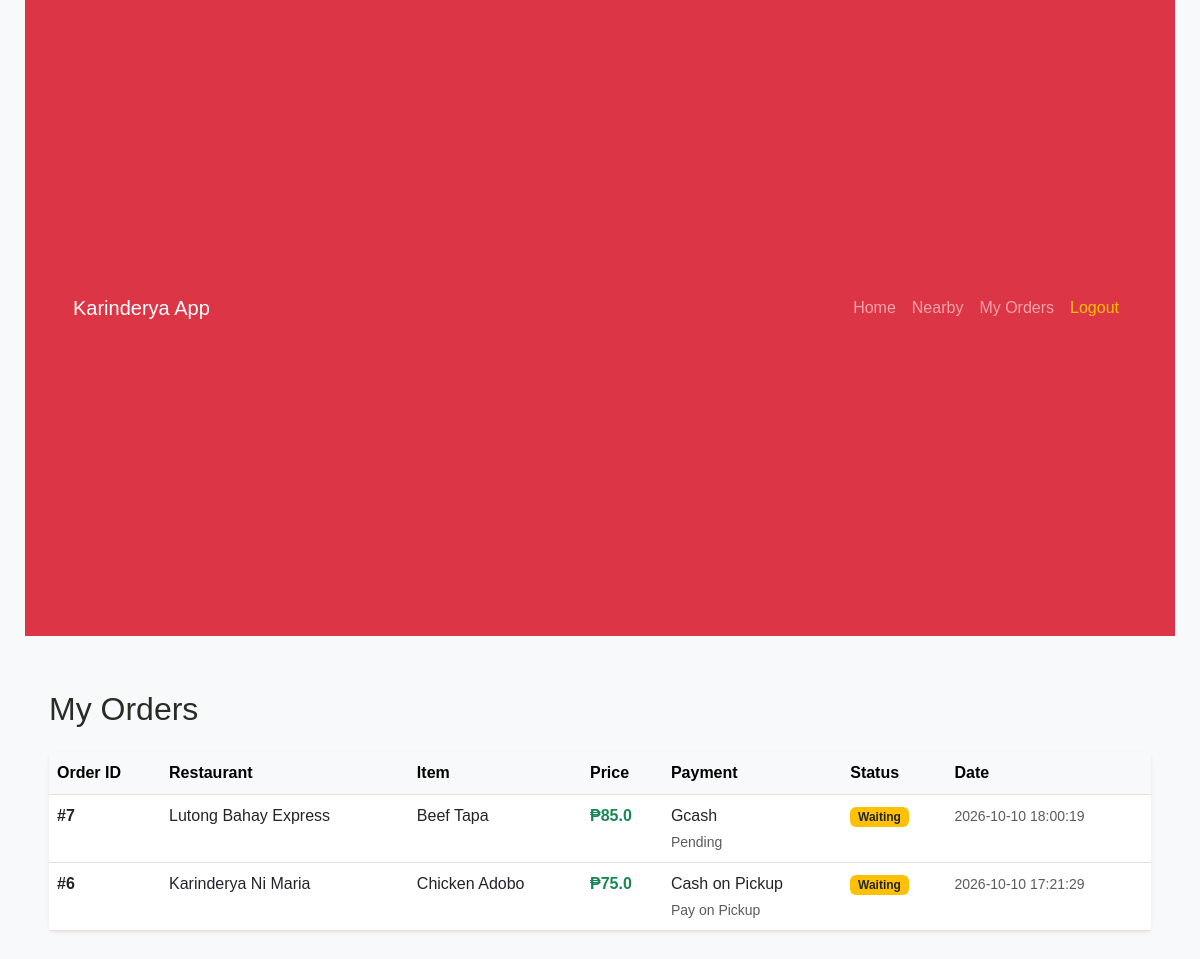
Before: /queue/1 (signed in) with the older database file.
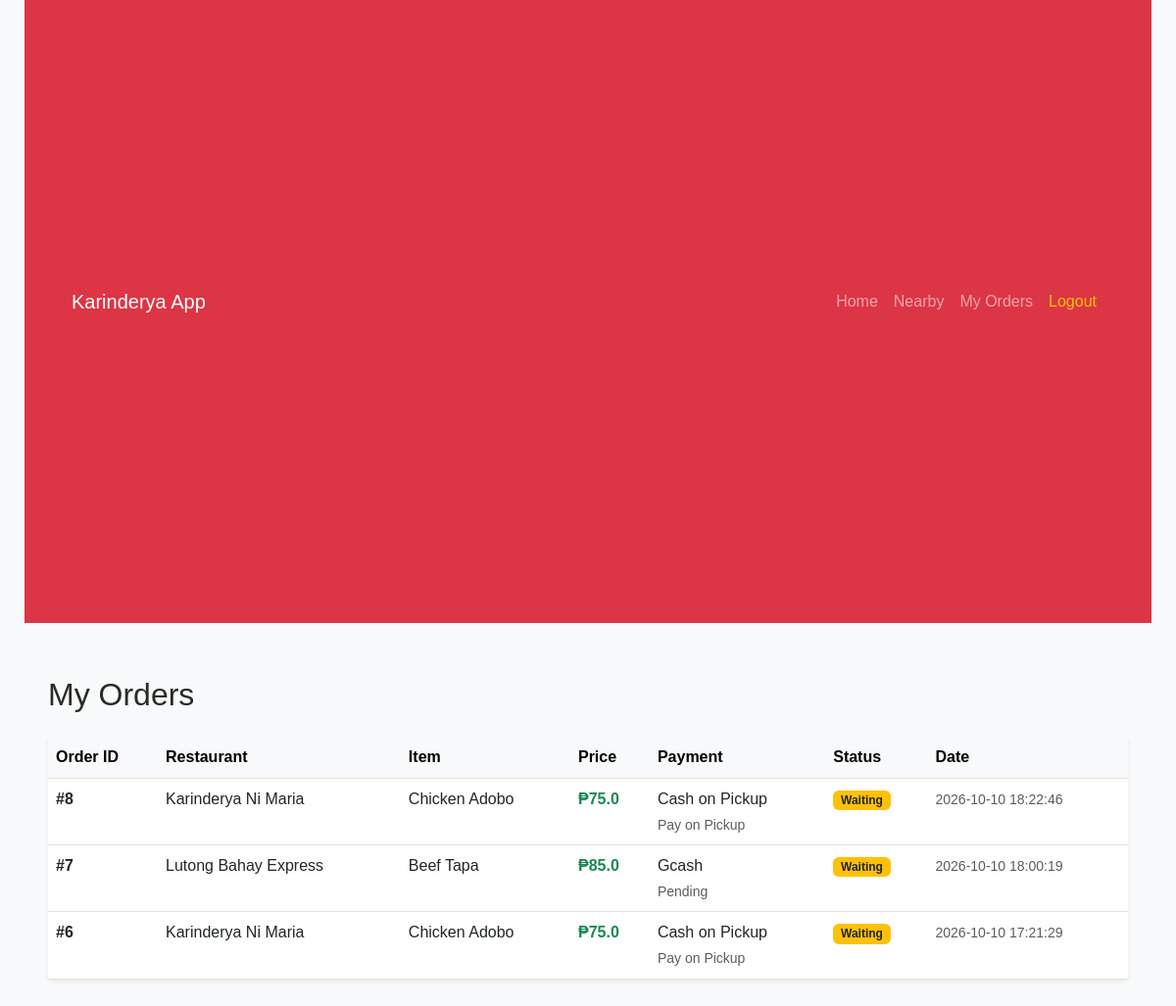
After: the same page with the newer database file.
### tables this page shows
CREATE TABLE orders (

            id INTEGER PRIMARY KEY AUTOINCREMENT,

            username TEXT NOT NULL,

            restaurant_id INTEGER NOT NULL,

            restaurant_name TEXT NOT NULL,

            food TEXT NOT NULL,

            price REAL NOT NULL,

            payment_method TEXT NOT NULL,

            payment_status TEXT NOT NULL,

            order_status TEXT NOT NULL,

            created_at TEXT NOT NULL

        );

### app.py (the view, shortened to what this page needs)
@app.route("/queue/<int:order_id>")
def queue(order_id):
    if "username" not in session:
        return redirect(url_for("login"))
    conn = get_db()
    customer_orders = []
    try:
         if isinstance(conn, sqlite3.Connection):
             conn.row_factory = sqlite3.Row
             cursor = conn.cursor()
             order_columns = _table_columns(conn, "orders")
             if {"user_id", "item_id"}.issubset(order_columns) and "user_id" in session:
                  customer_orders = cursor.execute("""
                      SELECT o.*, m.name AS item_name
                      FROM orders o
                      LEFT JOIN menu_items m ON m.id = o.item_id
                      WHERE o.user_id = ?
                      ORDER BY o.id DESC
                  """, (session.get("user_id"),)).fetchall()
             elif "username" in order_columns:
                  customer_orders = cursor.execute(
                      "SELECT * FROM orders WHERE username = ? ORDER BY id DESC",
                      (session["username"],)
                  ).fetchall()
    except Exception as e:
        app.logger.exception(f"Database error while loading orders: {e}")
        abort(500)
    finally:
        conn.close()
    return render_template("orders.html", orders=customer_orders)

### app.py (called while the page is built, shortened)
def get_db():
    database_url = os.environ.get("DATABASE_URL")
    if not database_url:
        if os.environ.get("RAILWAY_ENVIRONMENT"):
            raise RuntimeError(
                "DATABASE_URL is missing in the Railway environment."
            )
        conn = sqlite3.connect(str(DATABASE))
        conn.row_factory = sqlite3.Row
        return conn

def _table_columns(db_conn, table_name):
    if isinstance(db_conn, sqlite3.Connection):
        cursor = db_conn.cursor()
        cursor.execute(f"PRAGMA table_info({table_name})")
        columns = [row[1] for row in cursor.fetchall()]
        return set(columns)
    else:
        cursor = db_conn.cursor()
        cursor.execute(f"SELECT column_name FROM information_schema.columns WHERE table_name = '{table_name}'")
        columns = [row[0] for row in cursor.fetchall()]
        return set(columns)

### templates/orders.html (shortened to what this page needs)
{% extends "base.html" %}
{% block content %}
<h2 class="mb-4">My Orders</h2>
<div class="card shadow-sm border-0">
    <div class="card-body p-0">
        <div class="table-responsive">
            <table class="table table-hover mb-0">
                <thead class="table-light">
                    <tr>
                        <th>Order ID</th>
                        <th>Restaurant</th>
                        <th>Item</th>
                        <th>Price</th>
                        <th>Payment</th>
                        <th>Status</th>
                        <th>Date</th>
                    </tr>
                </thead>
                <tbody>
                    {% for order in orders %}
                    <tr>
                        <td class="fw-bold">#{{ order.id }}</td>
                        <td>{{ order.restaurant_name }}</td>
                        <td>{{ order.food }}</td>
                        <td class="text-success fw-bold">₱{{ order.price }}</td>
                        <td>
                            {{ order.payment_method }}<br>
                            <small class="text-muted">{{ order.payment_status }}</small>
                        </td>
                        <td>
                            {% if order.order_status == 'Waiting' %}
                                <span class="badge bg-warning text-dark">Waiting</span>
                            {% else %}
                                <span class="badge bg-success">{{ order.order_status }}</span>
                            {% endif %}
                        </td>
                        <td><small class="text-muted">{{ order.created_at }}</small></td>
                    </tr>
                    {% else %}
                    <tr>
                        <td colspan="7" class="text-center py-5 text-muted">You have no orders yet.</td>
                    </tr>
                    {% endfor %}
                </tbody>
            </table>
        </div>
    </div>
</div>
{% endblock %}

### templates/base.html (shortened to what this page needs)
<!DOCTYPE html>
<html lang="en">
<head>
    <link href="https://cdn.jsdelivr.net/npm/bootstrap@5.3.0/dist/css/bootstrap.min.css" rel="stylesheet">
    <link rel="stylesheet" href="{{ url_for('static', filename='style.css') }}">
</head>
<body class="bg-light">
    <nav class="navbar navbar-expand-lg navbar-dark bg-danger mb-4">
        <div class="container">
            <a class="navbar-brand" href="{{ url_for('home') }}">Karinderya App</a>
            <div class="collapse navbar-collapse" id="navbarNav">
                <ul class="navbar-nav ms-auto">
                    <li class="nav-item">
                        <a class="nav-link" href="{{ url_for('home') }}">Home</a>
                    </li>
                    {% if session.get('username') %}
                        <li class="nav-item">
                            <a class="nav-link" href="{{ url_for('nearby') }}">Nearby</a>
                        </li>
                        {% if session.get('username') == 'admin' %}
                            <li class="nav-item">
                                <a class="nav-link" href="{{ url_for('admin_dashboard') }}">Admin Dashboard</a>
                            </li>
                        {% else %}
                            <li class="nav-item">
                                <a class="nav-link" href="{{ url_for('queue', order_id=0) }}">My Orders</a>
                            </li>
                        {% endif %}
                        <li class="nav-item">
                            <a class="nav-link text-warning" href="{{ url_for('logout') }}">Logout</a>
                        </li>
                    {% endif %}
                </ul>
            </div>
        </div>
    </nav>
    <div class="container">
        {% block content %}{% endblock %}
    </div>
</body>
</html>

### style.css/static/style.css (style rules this page uses)
* { box-sizing: border-box; }
body { margin: 0; background: #fffaf2; color: #292b25; font-family: Arial, sans-serif; line-height: 1.6; }
a { color: #315c43; text-decoration: none; }
.navbar { max-width: 1150px; margin: auto; padding: 18px 24px; display: flex; align-items: center; justify-content: space-between; gap: 20px; }
.container { max-width: 1150px; min-height: 75vh; margin: auto; padding: 30px 24px 50px; }
table { width: 100%; border-collapse: collapse; min-width: 650px; text-align: left; }
th, td { padding: 14px; border-bottom: 1px solid #e8e1d5; }
th { background: #f1e9d9; }

Changed rows visible on the page:
added orders: id "8", restaurant_name "Karinderya Ni Maria", food "Chicken Adobo", price "75.0", payment_method "Cash on Pickup", payment_status "Pay on Pickup", order_status "Waiting", created_at "2026-10-10 18:22:46"
